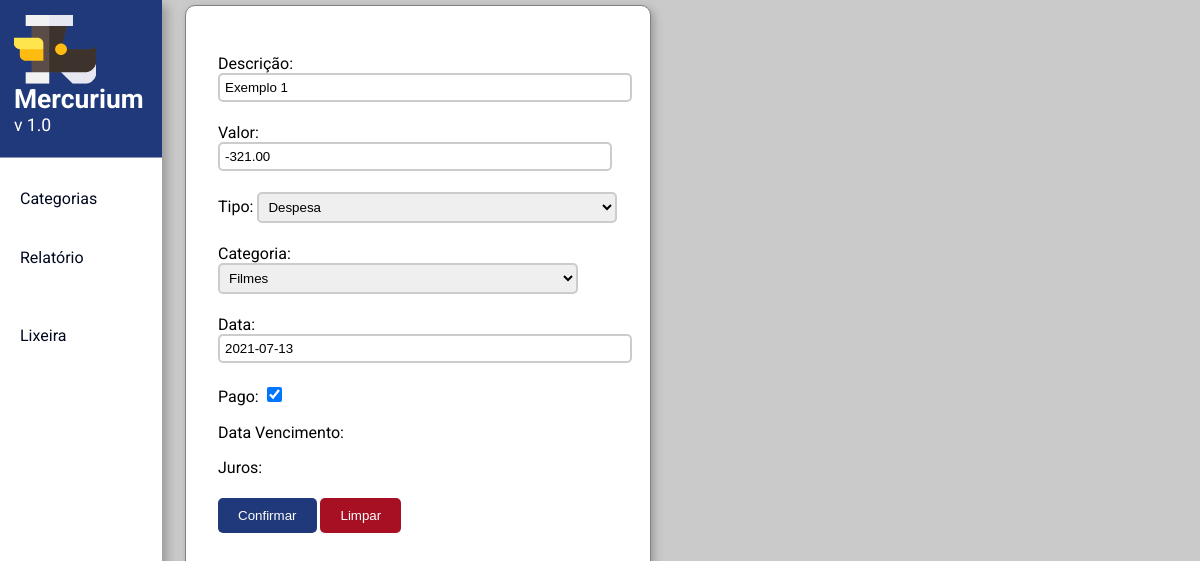
Page /update/1 (signed in) on the committed database.
### app_mercurium/models.py (models this page shows, shortened)
class Item(models.Model):
    id = models.AutoField(primary_key=True)
    wallet = models.ForeignKey(Wallet, on_delete=models.CASCADE)
    description = models.CharField('Descrição', max_length=100)
    value = models.DecimalField('Valor', max_digits=8, decimal_places=2)
    original_value = models.DecimalField('Valor original', max_digits=8, decimal_places=2, blank=True)
    CHOICE_TYPE = (
        ('Receita', 'Receita'),
        ('Despesa', 'Despesa')
    )
    type_item = models.CharField('Tipo', max_length=50, choices=CHOICE_TYPE)
    cat = models.ForeignKey(Category, on_delete=models.CASCADE, verbose_name="Categoria")
    date = models.DateField('Data')
    status_payment = models.BooleanField('Pago', default=True)
    date_payment = models.DateField('Data Vencimento', blank=True)
    fees = models.DecimalField('Juros', max_digits=5, decimal_places=1, blank=True)
    status = models.BooleanField(default=True)

### app_mercurium/views.py (the view)
# urls.py: path('update/<int:id>', update),
@login_required
def update(request, id):
    item = get_object_or_404(Item, pk=id)
    wallet = item.wallet
    if wallet.user == request.user:
        form = ItemFormEdit(instance=item)
        if(request.method == 'POST'):
            form = ItemFormEdit(request.POST, instance=item)
            if (form.is_valid()):
                item = form.save(commit=False)
                item = modify_item(item)
                if over_limit(request,item, wallet) or verify_item(request, item):
                    message_error(request, 'over_limit', item.description)
                    return redirect(f'/wallet_transactions/{wallet.id}')
                else:
                    item.save()
                    message_sucess(request, 'edit', item.description)
                return redirect(f'/wallet_transactions/{wallet.id}')
            else:
                return render(request, 'update.html', {'form': form, 'item': item})
        else:
            return render(request, 'update.html', {'form': form, 'item': item})
    else:
        raise PermissionDenied()

### app_mercurium/forms.py
class ItemFormEdit(forms.ModelForm):
    class Meta:
        model = Item
        exclude = ['wallet','status','original_value']
        widgets = {
            'date': forms.DateInput(attrs={'class': 'date_input'})
        }

### app_mercurium/models.py (called while the page is built)
    def __str__(self):
        return self.name

### app_mercurium/templates/update.html (shortened to what this page needs)
{% load static %}
<!DOCTYPE html>
<html lang="pt-br">
<head>
    <link rel="stylesheet" type="text/css" href="{% static 'css/style.css' %}">
    <link rel="stylesheet" type="text/css" href="{% static 'css/create_style.css' %}">
</head>
<body>
    <div class="sidebar">
        <a class="logo" href="/"><img width="75" src="{% static 'img/svg/Logo_Mercurium.svg' %}">
            <div class="title">Mercurium</div>
            <div class="sub-title">v 1.0</div>
        </a>
        <br>
        <a href="/categories/{{wallet.id}}">Categorias</a>
        <a href="#">Relatório</a>
        <br>
        <a href="/trash/{{wallet.id}}">Lixeira</a>
        <br>
        <br>
    </div>
    <div class="content-container">
        <div class="form-item">
            <form action="" method="POST">
                {{form.as_p}}
                <button type="submit">Confirmar</button>
                <button type="reset">Limpar</button>
            </form>
        </div>
    </div>
</body>
</html>

### app_mercurium/static/css/style.css (style rules this page uses)
:root { --bm-color:#20397B; --bo-color: #00091F; --bg-color:#CACACA; --sw-color:#999999; --bg-red-btn:#A61022; --bg-red-btn-h:#CF0A2C; --bg-blue-btn:#20397B; --bg-blue-btn-h:#0057BE; --bo-gray-inp:#CCCCCC; --bg-alert-mes:#F3CDCF; --bo-red-mes:#FF0000; --co-red-mes: #bd0000; --bg-gre-mes:#C2DAC2; --bg-gre-box: #cce4cc; --bg-red-box: #e4cccc; }
body { margin: 0; padding: 0; height: 100vh; font-family: 'Roboto', sans-serif; background-color: var(--bg-color); }
.logo img { float: left; margin-right: 10px; }
.title { font-weight: bold; font-size: 1.5rem; }
.sidebar { margin: 0; padding: 0; width: 13.5%; background-color: white; position: fixed; height: 100%; overflow: auto; box-shadow: 5px 5px 10px var(--sw-color); }
.sidebar a:not(.active) { display: block; color: var(--bo-color); padding: 20px; text-decoration: none; }
.content-container { width: 75%; margin-left: 15%; display: flex; flex-direction: row; }
input, select { width: 85%; padding: 5px; border-radius: 5px; margin-bottom: 5px; border: 2px solid var(--bo-gray-inp); }
select { width: 90%; }
button[type=submit] { padding: 10px 20px; margin-top: 5px; background-color: var(--bm-color); color: white; border: none; border-radius: 5px; cursor: pointer; }
button[type=reset] { margin-top: 5px; background-color: var(--bg-red-btn); color: white; padding: 10px 20px; border: none; border-radius: 5px; cursor: pointer; }
input[type=checkbox] { width: 15px; height: 15px; }
.modal, input { width: 95%; }

### app_mercurium/static/css/create_style.css (style rules this page uses)
:root { --bm-color:#20397B; --bo-color: #00091F; --bg-color:#CACACA; --sw-color:#999999; --bg-red-btn:#A61022; --bg-red-btn-h:#CF0A2C; --bg-blue-btn:#20397B; --bg-blue-btn-h:#0057BE; --bo-gray-inp:#CCCCCC; --bg-alert-mes:#F3CDCF; --bo-red-mes:#FF0000; --co-red-mes: #bd0000; --bg-gre-mes:#C2DAC2; }
body { margin: 0; padding: 0; height: 100vh; font-family: 'Roboto', sans-serif; background-color: var(--bg-color); }
.form-item, .form-category, .search-cat { margin: 5px; background-color: white; padding: 2rem; width: 25rem; border: 1px solid gray; border-radius: 10px; box-shadow: 3px 3px 9px var(--sw-color); }
input[type="search"], input[type="text"] { width: 100%; }
.content-container { height: 100%; }

### rows in the picture
Item: description "Exemplo 1", value "-321.00", type_item "Despesa", cat "Filmes", date "2021-07-13", status_payment "☑"
